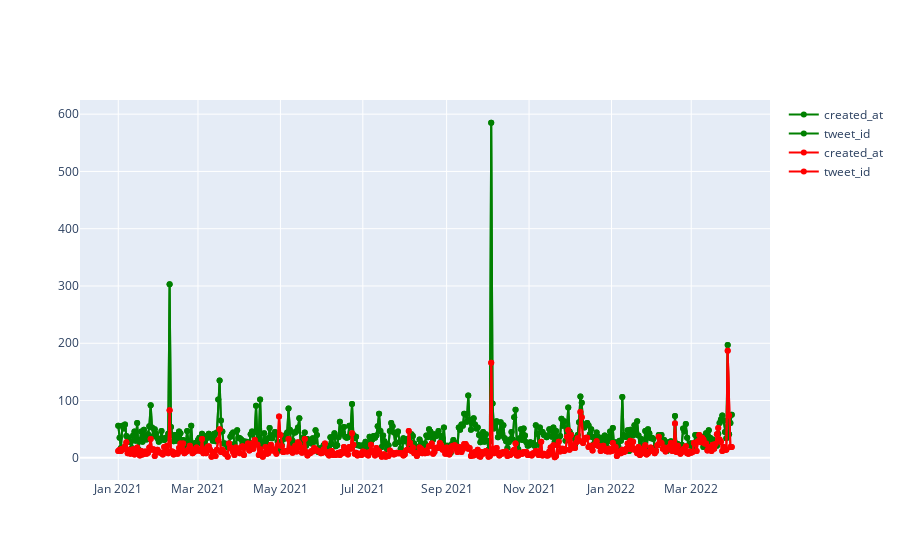

The notebook cell saved with this chart:
### Code cell
import plotly.graph_objs as go
fig = go.Figure()
for col in pos.columns:
    fig.add_trace(go.Scatter(x=pos['created_at'], y=pos['tweet_id'],
                             name = col,
                             mode = 'markers+lines',
                             line=dict(shape='linear'),
                             connectgaps=True,
                             line_color='green'
                             )
                 )
for col in neg.columns:
    fig.add_trace(go.Scatter(x=neg['created_at'], y=neg['tweet_id'],
                             name = col,
                             mode = 'markers+lines',
                             line=dict(shape='linear'),
                             connectgaps=True,
                             line_color='red'
                             )
                 )
fig.show()

### Figure 1 — Plotly figure (JSON) as saved in the notebook; plotly's stock layout.template omitted (floating-point values rounded to 4 significant figures; data arrays with more than 128 entries replaced by an {"elided": "..."} marker saying what was removed)
{"data": [{"connectgaps": true, "line": {"color": "green", "shape": "linear"}, "mode": "markers+lines", "name": "created_at", "type": "scatter", "x": {"elided": "455 str values"}, "y": {"elided": "455 int values"}}, {"connectgaps": true, "line": {"color": "green", "shape": "linear"}, "mode": "markers+lines", "name": "tweet_id", "type": "scatter", "x": {"elided": "455 str values"}, "y": {"elided": "455 int values"}}, {"connectgaps": true, "line": {"color": "red", "shape": "linear"}, "mode": "markers+lines", "name": "created_at", "type": "scatter", "x": {"elided": "453 str values"}, "y": {"elided": "453 int values"}}, {"connectgaps": true, "line": {"color": "red", "shape": "linear"}, "mode": "markers+lines", "name": "tweet_id", "type": "scatter", "x": {"elided": "453 str values"}, "y": {"elided": "453 int values"}}], "layout": {}}
